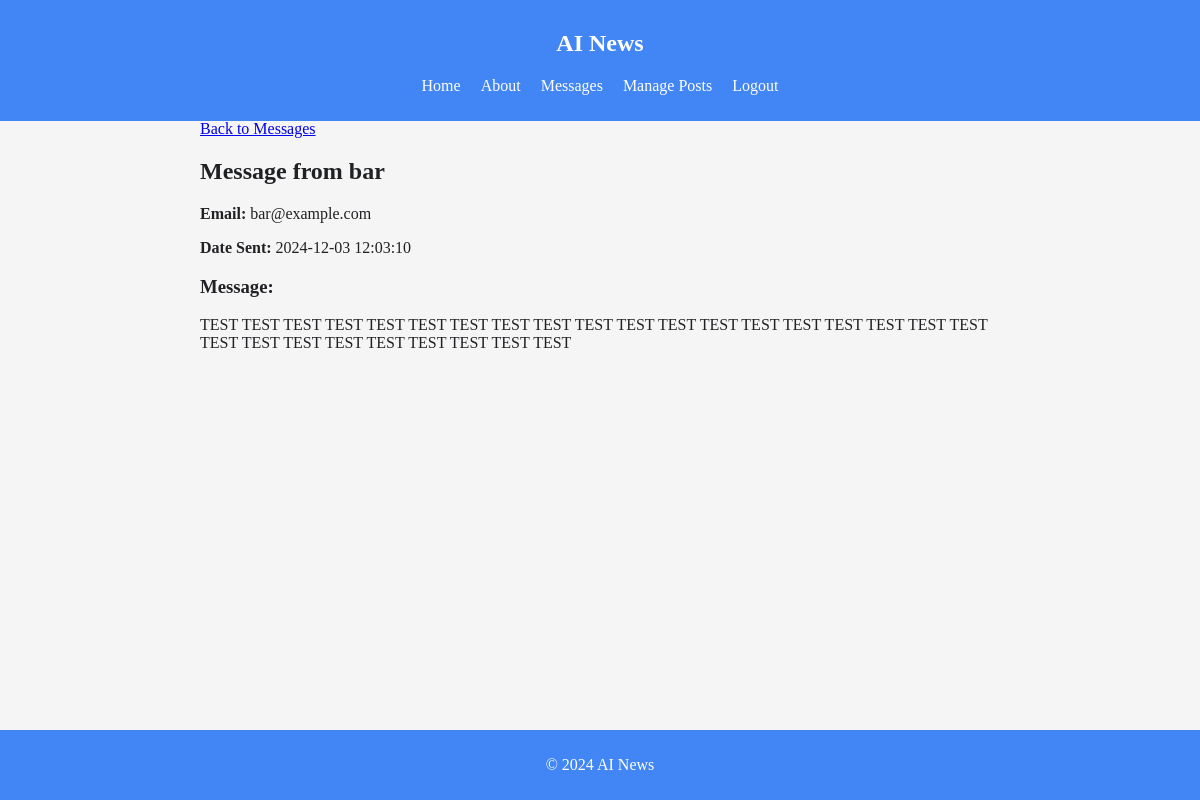
/message/8 (signed in), run on the app's committed database.
### tables this page shows
CREATE TABLE contact_messages (
    id INTEGER PRIMARY KEY AUTOINCREMENT,
    name TEXT NOT NULL,
    email TEXT NOT NULL,
    message TEXT NOT NULL,
    created_at DATETIME DEFAULT CURRENT_TIMESTAMP
);

### controllers/ContactController.php (called while the page is built, shortened)
<?php
class ContactController {
    public function viewMessage($id) {
        $contactModel = new ContactModel();
        $message = $contactModel->getMessageById($id);
        include 'views/contact/message.php';
        include 'views/layouts/layout.php';
    }
}

### init.php (called while the page is built, shortened)
<?php
function getDbConnection() {
    return new SQLite3('/var/www/html/database/ai_news_blog.db');
}

### models/ContactModel.php (called while the page is built, shortened)
<?php
class ContactModel {
    private $db;
    public function __construct() {
        $this->db = getDbConnection();
    }
    public function getMessageById($id) {
        $stmt = $this->db->prepare('SELECT * FROM contact_messages WHERE id = :id');
        $stmt->bindValue(':id', $id, SQLITE3_INTEGER);
        $result = $stmt->execute();
        return $result->fetchArray(SQLITE3_ASSOC);
    }
}

### views/contact/message.php (the view)
<section>
    <a href="/messages">Back to Messages</a>
    <h2>Message from <?php echo htmlspecialchars($message['name']); ?></h2>
    <p><strong>Email:</strong> <?php echo htmlspecialchars($message['email']); ?></p>
    <p><strong>Date Sent:</strong> <?php echo htmlspecialchars($message['created_at']); ?></p>
    <h3>Message:</h3>
    <p><?php echo nl2br(htmlspecialchars($message['message'])); ?></p>
</section>

### css/styles.css (style rules this page uses)
:root { --primary-color: #4285F4; --secondary-color: #34A853; --accent-color: #FBBC05; --background-color: #F5F5F5; --text-color: #202124; }
body { background-color: var(--background-color); color: var(--text-color); margin: 0; }
@media (min-width: 600px) { body { font-size: 16px; } }

### data on the page
contact_messages: name "bar", email "bar@example.com", created_at "2024-12-03 12:03:10", message "TEST TEST TEST TEST TEST TEST TEST TEST TEST TEST TEST TEST TEST TEST TEST TEST TEST TEST TEST TEST TEST TEST TEST TEST TEST TEST TEST TEST"
